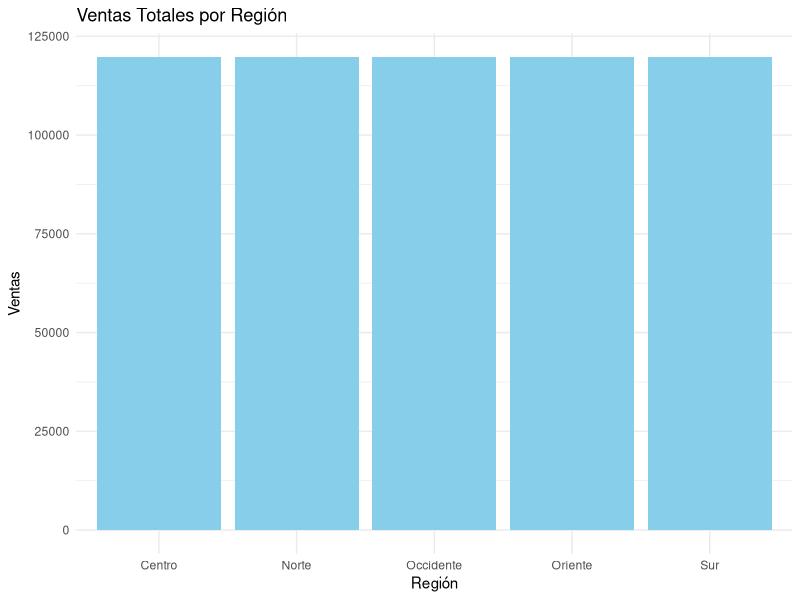
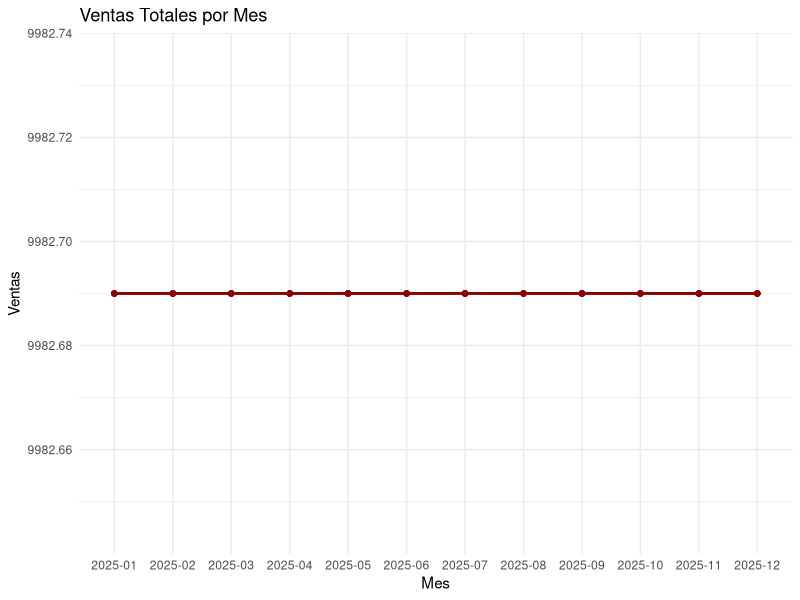

Here is the R script that generated these plots, in order:
# Load necessary libraries
library(ggplot2)

# 1. Read the data
data <- read.csv('ventas.csv')

# Ensure 'mes' is treated as a factor for correct categorical plotting
data$mes <- as.factor(data$mes)

# --- Plot 1: Bar chart of total sales by region ---
p1 <- ggplot(data, aes(x = region, y = sum(ventas))) +
  geom_bar(stat = "identity", fill = "skyblue") +
  labs(title = "Ventas Totales por Región",
       x = "Región",
       y = "Ventas") +
  theme_minimal()

# Save Plot 1: width=8, height=5
ggsave('dashboard_r_barras.png', plot = p1, width = 8, height = 5)

# --- Plot 2: Line plot of total sales by month ---
p2 <- ggplot(data, aes(x = mes, y = sum(ventas), group = 1)) +
  geom_line(color = "darkred", linewidth = 1) +
  geom_point(color = "darkred") +
  labs(title = "Ventas Totales por Mes",
       x = "Mes",
       y = "Ventas") +
  theme_minimal()

# Save Plot 2: width=8, height=5
ggsave('dashboard_r_linea.png', plot = p2, width = 8, height = 5)

print("Scripts ejecutados exitosamente. Se han generado dashboard_r_barras.png y dashboard_r_linea.png.")
